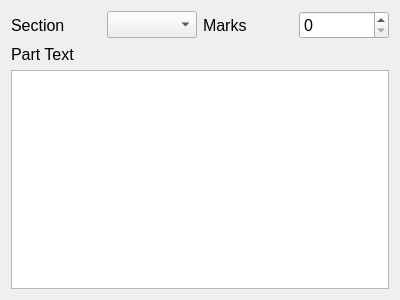
<?xml version="1.0" encoding="UTF-8"?>
<ui version="4.0">
 <class>AddEditParts</class>
 <widget class="QDialog" name="AddEditParts">
  <property name="geometry">
   <rect>
    <x>0</x>
    <y>0</y>
    <width>400</width>
    <height>300</height>
   </rect>
  </property>
  <property name="font">
   <font>
    <pointsize>12</pointsize>
   </font>
  </property>
  <property name="windowTitle">
   <string>Add/Edit part</string>
  </property>
  <layout class="QVBoxLayout" name="verticalLayout">
   <item>
    <layout class="QHBoxLayout" name="horizontalLayout">
     <item>
      <widget class="QLabel" name="lSectionPrompt">
       <property name="text">
        <string>Section</string>
       </property>
      </widget>
     </item>
     <item>
      <widget class="QComboBox" name="cbSection"/>
     </item>
     <item>
      <widget class="QLabel" name="lMarksPrompt">
       <property name="text">
        <string>Marks</string>
       </property>
      </widget>
     </item>
     <item>
      <widget class="QSpinBox" name="sbMarks"/>
     </item>
    </layout>
   </item>
   <item>
    <widget class="QLabel" name="lParttext">
     <property name="text">
      <string>Part Text</string>
     </property>
    </widget>
   </item>
   <item>
    <widget class="QTextEdit" name="tePartText"/>
   </item>
  </layout>
 </widget>
 <resources/>
 <connections/>
</ui>
